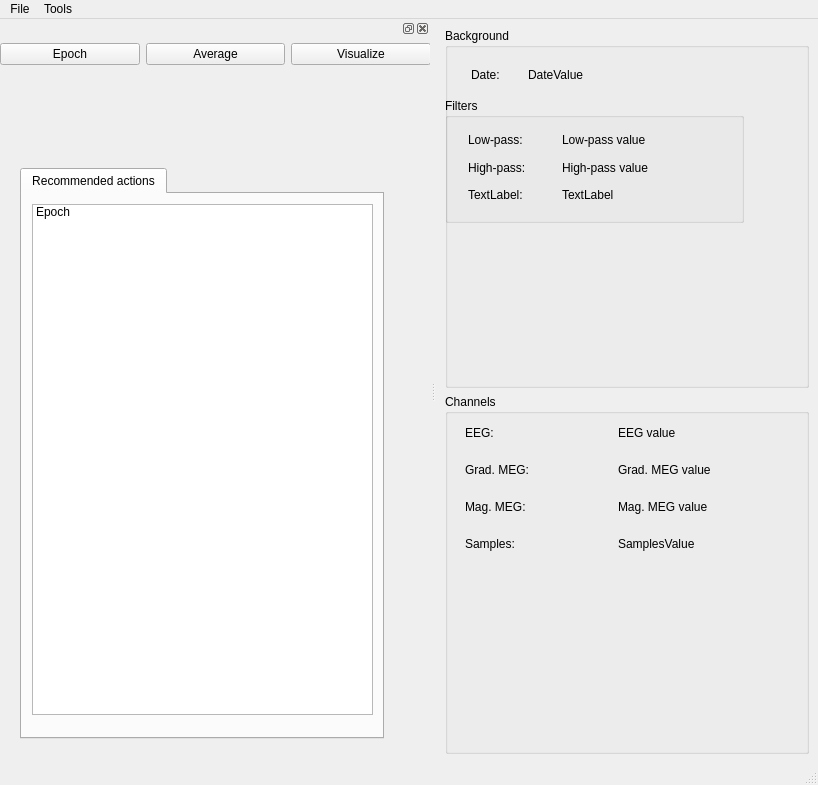
<?xml version="1.0" encoding="UTF-8"?>
<ui version="4.0">
 <class>MainWindow</class>
 <widget class="QMainWindow" name="MainWindow">
  <property name="geometry">
   <rect>
    <x>0</x>
    <y>0</y>
    <width>818</width>
    <height>785</height>
   </rect>
  </property>
  <property name="sizePolicy">
   <sizepolicy hsizetype="Expanding" vsizetype="Expanding">
    <horstretch>0</horstretch>
    <verstretch>0</verstretch>
   </sizepolicy>
  </property>
  <property name="windowTitle">
   <string>MainWindow</string>
  </property>
  <widget class="QWidget" name="centralwidget">
   <layout class="QHBoxLayout" name="horizontalLayout_2">
    <item>
     <layout class="QVBoxLayout" name="verticalLayout_3">
      <item>
       <widget class="QGroupBox" name="metaBox">
        <property name="title">
         <string>Background</string>
        </property>
        <widget class="QWidget" name="layoutWidget_3">
         <property name="geometry">
          <rect>
           <x>26</x>
           <y>35</y>
           <width>113</width>
           <height>23</height>
          </rect>
         </property>
         <layout class="QGridLayout" name="gridLayout_3">
          <item row="0" column="0">
           <widget class="QLabel" name="labelDate">
            <property name="text">
             <string>Date:</string>
            </property>
           </widget>
          </item>
          <item row="0" column="1">
           <widget class="QLabel" name="labelDateValue">
            <property name="text">
             <string>DateValue</string>
            </property>
           </widget>
          </item>
         </layout>
        </widget>
        <widget class="QGroupBox" name="filtersBox">
         <property name="geometry">
          <rect>
           <x>0</x>
           <y>70</y>
           <width>299</width>
           <height>125</height>
          </rect>
         </property>
         <property name="title">
          <string>Filters</string>
         </property>
         <widget class="QWidget" name="layoutWidget_4">
          <property name="geometry">
           <rect>
            <x>23</x>
            <y>31</y>
            <width>181</width>
            <height>77</height>
           </rect>
          </property>
          <layout class="QGridLayout" name="gridLayout_2">
           <item row="0" column="0">
            <widget class="QLabel" name="labelLow">
             <property name="lineWidth">
              <number>1</number>
             </property>
             <property name="text">
              <string>Low-pass:</string>
             </property>
             <property name="scaledContents">
              <bool>true</bool>
             </property>
            </widget>
           </item>
           <item row="0" column="1">
            <widget class="QLabel" name="labelLowValue">
             <property name="text">
              <string>Low-pass value</string>
             </property>
            </widget>
           </item>
           <item row="1" column="0">
            <widget class="QLabel" name="labelHigh">
             <property name="text">
              <string>High-pass:</string>
             </property>
            </widget>
           </item>
           <item row="1" column="1">
            <widget class="QLabel" name="labelHighValue">
             <property name="text">
              <string>High-pass value</string>
             </property>
            </widget>
           </item>
           <item row="2" column="0">
            <widget class="QLabel" name="labelSfreq">
             <property name="text">
              <string>TextLabel:</string>
             </property>
            </widget>
           </item>
           <item row="2" column="1">
            <widget class="QLabel" name="label_5">
             <property name="text">
              <string>TextLabel</string>
             </property>
            </widget>
           </item>
          </layout>
         </widget>
        </widget>
       </widget>
      </item>
      <item>
       <widget class="QGroupBox" name="channelsBox">
        <property name="title">
         <string>Channels</string>
        </property>
        <widget class="QWidget" name="layoutWidget_5">
         <property name="geometry">
          <rect>
           <x>20</x>
           <y>23</y>
           <width>300</width>
           <height>142</height>
          </rect>
         </property>
         <layout class="QGridLayout" name="gridLayout_4">
          <item row="0" column="0">
           <widget class="QLabel" name="labelEEG">
            <property name="text">
             <string>EEG:</string>
            </property>
           </widget>
          </item>
          <item row="0" column="1">
           <widget class="QLabel" name="labelEEGValue">
            <property name="text">
             <string>EEG value</string>
            </property>
           </widget>
          </item>
          <item row="1" column="0">
           <widget class="QLabel" name="labelGradMEG">
            <property name="text">
             <string>Grad. MEG:</string>
            </property>
           </widget>
          </item>
          <item row="1" column="1">
           <widget class="QLabel" name="labelGradMEGValue">
            <property name="text">
             <string>Grad. MEG value</string>
            </property>
           </widget>
          </item>
          <item row="2" column="0">
           <widget class="QLabel" name="labelMagMEG">
            <property name="text">
             <string>Mag. MEG:</string>
            </property>
           </widget>
          </item>
          <item row="2" column="1">
           <widget class="QLabel" name="labelMagMEGValue">
            <property name="text">
             <string>Mag. MEG value</string>
            </property>
           </widget>
          </item>
          <item row="3" column="0">
           <widget class="QLabel" name="labelSamples">
            <property name="text">
             <string>Samples:</string>
            </property>
           </widget>
          </item>
          <item row="3" column="1">
           <widget class="QLabel" name="labelSamplesValue">
            <property name="text">
             <string>SamplesValue</string>
            </property>
           </widget>
          </item>
         </layout>
        </widget>
       </widget>
      </item>
     </layout>
    </item>
   </layout>
  </widget>
  <widget class="QMenuBar" name="menubar">
   <property name="geometry">
    <rect>
     <x>0</x>
     <y>0</y>
     <width>818</width>
     <height>29</height>
    </rect>
   </property>
   <property name="defaultUp">
    <bool>false</bool>
   </property>
   <widget class="QMenu" name="menuFile">
    <property name="title">
     <string>File</string>
    </property>
    <addaction name="actionLoad_file"/>
    <addaction name="actionSave_file"/>
   </widget>
   <widget class="QMenu" name="menuTools">
    <property name="title">
     <string>Tools</string>
    </property>
    <addaction name="actionPreferences"/>
   </widget>
   <addaction name="menuFile"/>
   <addaction name="menuTools"/>
  </widget>
  <widget class="QStatusBar" name="statusbar"/>
  <widget class="QDockWidget" name="dockWidget">
   <property name="sizePolicy">
    <sizepolicy hsizetype="Expanding" vsizetype="Expanding">
     <horstretch>1</horstretch>
     <verstretch>0</verstretch>
    </sizepolicy>
   </property>
   <property name="minimumSize">
    <size>
     <width>430</width>
     <height>97</height>
    </size>
   </property>
   <property name="allowedAreas">
    <set>Qt::BottomDockWidgetArea|Qt::LeftDockWidgetArea</set>
   </property>
   <attribute name="dockWidgetArea">
    <number>1</number>
   </attribute>
   <widget class="QWidget" name="dockWidgetContents">
    <widget class="QWidget" name="layoutWidget">
     <property name="geometry">
      <rect>
       <x>0</x>
       <y>0</y>
       <width>431</width>
       <height>33</height>
      </rect>
     </property>
     <layout class="QHBoxLayout" name="horizontalLayout">
      <item>
       <widget class="QPushButton" name="pushButtonEpoch">
        <property name="text">
         <string>Epoch</string>
        </property>
       </widget>
      </item>
      <item>
       <widget class="QPushButton" name="pushButtonAverage">
        <property name="text">
         <string>Average</string>
        </property>
       </widget>
      </item>
      <item>
       <widget class="QPushButton" name="pushButtonaverage">
        <property name="text">
         <string>Visualize</string>
        </property>
       </widget>
      </item>
     </layout>
    </widget>
    <widget class="QTabWidget" name="tabWidget">
     <property name="geometry">
      <rect>
       <x>20</x>
       <y>130</y>
       <width>364</width>
       <height>571</height>
      </rect>
     </property>
     <property name="currentIndex">
      <number>0</number>
     </property>
     <widget class="QWidget" name="tabRecommended">
      <property name="maximumSize">
       <size>
        <width>360</width>
        <height>16777215</height>
       </size>
      </property>
      <property name="accessibleName">
       <string extracomment="dsfsdf"/>
      </property>
      <attribute name="title">
       <string>Recommended actions</string>
      </attribute>
      <widget class="QWidget" name="horizontalLayoutWidget">
       <property name="geometry">
        <rect>
         <x>10</x>
         <y>10</y>
         <width>341</width>
         <height>511</height>
        </rect>
       </property>
       <layout class="QHBoxLayout" name="horizontalLayout_3">
        <item>
         <widget class="QListWidget" name="listWidgetEpochs">
          <item>
           <property name="text">
            <string>Epoch</string>
           </property>
          </item>
         </widget>
        </item>
       </layout>
      </widget>
     </widget>
    </widget>
   </widget>
  </widget>
  <action name="actionLoad_file">
   <property name="text">
    <string>Load file</string>
   </property>
  </action>
  <action name="actionSave_file">
   <property name="text">
    <string>Save file</string>
   </property>
  </action>
  <action name="actionPreferences">
   <property name="text">
    <string>Preferences</string>
   </property>
  </action>
 </widget>
 <resources/>
 <connections/>
</ui>
